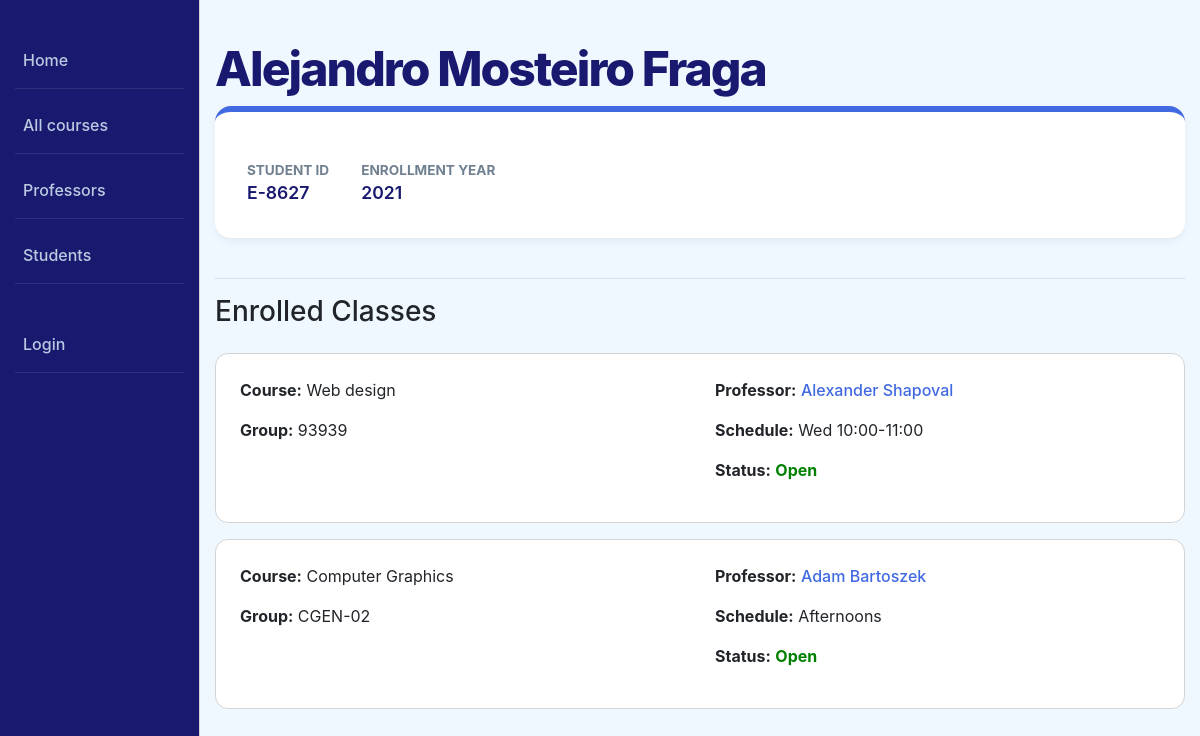
The page /catalog/student/5 on the database its author committed.
### catalog/models.py (models this page shows, shortened)
class Student(models.Model):
  user = models.OneToOneField(User, on_delete=models.CASCADE, null=True, blank=True)
  first_name = models.CharField(verbose_name='First Name', max_length=200, help_text='Enter the student first name')
  last_name = models.CharField(verbose_name='Last Name', max_length=200, help_text='Enter the student last name')
  student_id = models.CharField(verbose_name='Student ID', max_length=50, unique=True, help_text='Enter the student ID')
  enrollment_year = models.IntegerField(verbose_name='Enrollment Year', blank=True, null=True, help_text='Enter the enrollment year')

class ClassGroup(models.Model):
  ENROLLMENT_STATUS_CHOICES = [
      ('OPEN', 'Open'),
      ('CLOSED', 'Closed'),
      ('FULL', 'Full'),
  ]
  class_id = models.CharField(verbose_name='Class Group ID', max_length=50, unique=True, help_text='Enter the class group ID')
  start_date = models.DateField(verbose_name='Start Date', blank=True, null=True)
  end_date = models.DateField(verbose_name='End Date', blank=True, null=True)
  status = models.CharField(verbose_name='Enrollment Status', max_length=20, choices=ENROLLMENT_STATUS_CHOICES, default='OPEN')
  course = models.ForeignKey(Course, on_delete=models.CASCADE, related_name='class_groups')
  schedule = models.CharField(verbose_name='Class Schedule', max_length=255, blank=True, help_text='Enter the class schedule (e.g., Mon/Wed/Fri 10:00-11:00)')
  maxStudents = models.IntegerField(verbose_name='Maximum Students', help_text='Enter the maximum number of students')
  profesor = models.ForeignKey(Profesor, on_delete=models.SET_NULL, null=True, related_name='classes')
  enrolled_students = models.ManyToManyField(Student, related_name='classes', blank=True)

class Course(models.Model):
  course_code = models.CharField(verbose_name='Course Code', max_length=200, help_text='Enter the course code')
  title = models.CharField(verbose_name='Course Title', max_length=200, help_text='Enter the course title')
  description = models.TextField(verbose_name='Course Description', help_text='Enter the course description', blank=True)
  academic_level = models.ForeignKey('Level', on_delete=models.SET_NULL, null=True)
  department = models.ForeignKey('Department', on_delete=models.SET_NULL, null=True)
  topic = models.CharField(verbose_name='Course Topic', max_length=255, help_text='Enter the course topic', blank=True)
  visit_count = models.PositiveIntegerField(default=0)

class Profesor(models.Model):
  user = models.OneToOneField(User, on_delete=models.CASCADE, null=True, blank=True)
  name = models.CharField(max_length=200, help_text='Enter the profesor name')
  def __str__(self):
    return self.name
  def get_absolute_url(self):
    return reverse('professor-detail', args=[str(self.id)])

### catalog/views.py (the view)
# urls.py: path('student/<int:pk>', views.StudentDetailView.as_view(), name='student-detail'),
class StudentDetailView(generic.DetailView):
    model = Student

### catalog/templates/catalog/student_detail.html
{% extends "base_generic.html" %}
{% load static %}
{% block extra_css %}
  <link rel="stylesheet" href="{% static 'css/student_detail.css' %}">
{% endblock %}
{% block content %}
  <h1 class="main-title">{{ student.first_name }} {{ student.last_name }}</h1>
  <div class="student-profile-card">
    <div class="info-grid">
      <div>
        <span class="info-label">Student ID</span>
        <span class="info-value">{{ student.student_id }}</span>
      </div>
      <div>
        <span class="info-label">Enrollment Year</span>
        <span class="info-value">{{ student.enrollment_year }}</span>
      </div>
    </div>
  </div>
  <hr>
  <h3 class="mb-4">Enrolled Classes</h3>
  {% if student.classes.all %}
    {% for group in student.classes.all %}
      <div class="class-enrollment-card">
        <div class="row">
          <div class="col-md-6">
            <p><strong>Course:</strong> {{ group.course.title }}</p>
            <p><strong>Group:</strong> {{ group.class_id }}</p>
          </div>
          <div class="col-md-6">
            <p><strong>Professor:</strong>
              <a href="{{ group.profesor.get_absolute_url }}" class="prof-link">{{ group.profesor }}</a>
            </p>
            <p><strong>Schedule:</strong> {{ group.schedule }}</p>
            <p>
              <strong>Status:</strong>
              {% if group.status == 'OPEN' %}
                <span class="status-open">Open</span>
              {% elif group.status == 'FULL' %}
                <span class="status-full">Full</span>
              {% else %}
                <span class="status-closed">Closed</span>
              {% endif %}
            </p>
          </div>
        </div>
      </div>
    {% endfor %}
  {% else %}
    <p class="text-muted">This student is not enrolled in any class.</p>
  {% endif %}
{% endblock %}

### catalog/static/css/styles.css (style rules this page uses)
body { background-color: AliceBlue; margin: 0; padding: 0; }
.main-title { font-size: 3rem; color: MidnightBlue; margin-top: 2.5rem; margin-bottom: 0.5rem; font-weight: 800; letter-spacing: -0.12rem; }

### catalog/static/css/student_detail.css (style rules this page uses)
.student-profile-card { background-color: White; padding: 2rem; border-radius: 1rem; margin-bottom: 2.5rem; box-shadow: 0 0.25rem 0.5rem rgba(0, 0, 0, 0.05); border-top: 0.4rem solid RoyalBlue; }
.info-grid { display: flex; gap: 2rem; margin-top: 1rem; }
.info-label { font-size: 0.85rem; text-transform: uppercase; color: SlateGray; font-weight: bold; display: block; }
.info-value { font-size: 1.1rem; color: MidnightBlue; font-weight: 600; }
.class-enrollment-card { background-color: White; padding: 1.5rem; margin-bottom: 1rem; border-radius: 0.8rem; border: 0.06rem solid LightGrey; transition: transform 0.2s ease, border-color 0.2s ease; }
.status-open { color: Green; font-weight: bold; }
.prof-link { color: RoyalBlue; text-decoration: none; font-weight: 500; }

### rows shown on the page
Student: first_name "Alejandro", last_name "Mosteiro Fraga", student_id "E-8627", enrollment_year "2021"
ClassGroup: course "Web design", class_id "93939", profesor "Alexander Shapoval", schedule "Wed 10:00-11:00", status "Open"
ClassGroup: course "Computer Graphics", class_id "CGEN-02", profesor "Adam Bartoszek", schedule "Afternoons", status "Open"
